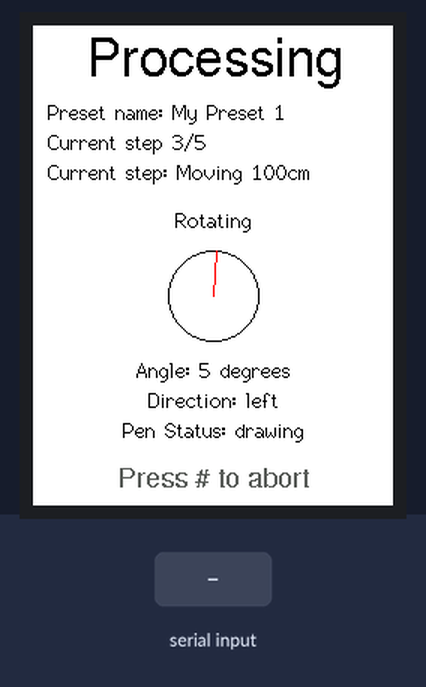
A sketch run on a simulated ESP32. On the bench: 240×320 colour display. The inputs (shaded band) are chosen by the test bench. What the sketch prints to the serial monitor is not drawn.

Above: at 0.5 s.
1.6 s: "30,150\n" received over Serial
At 2.9 s:
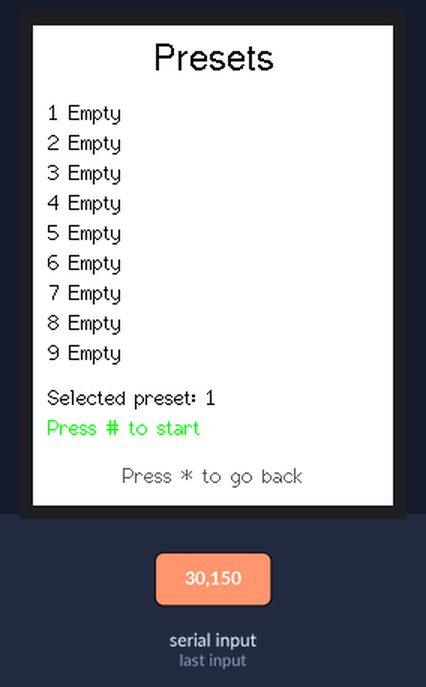
3.4 s: "2\n" received over Serial
At 3.85 s:
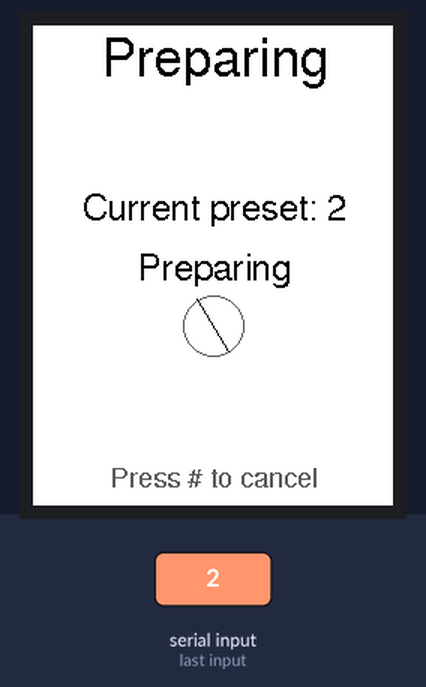
5.8 s: "200\n" received over Serial
At 6.4 s:
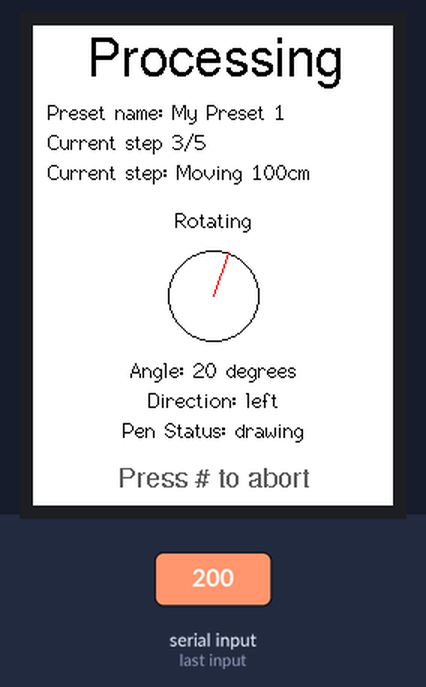
8.8 s: "2\n" received over Serial
At 9.6 s:
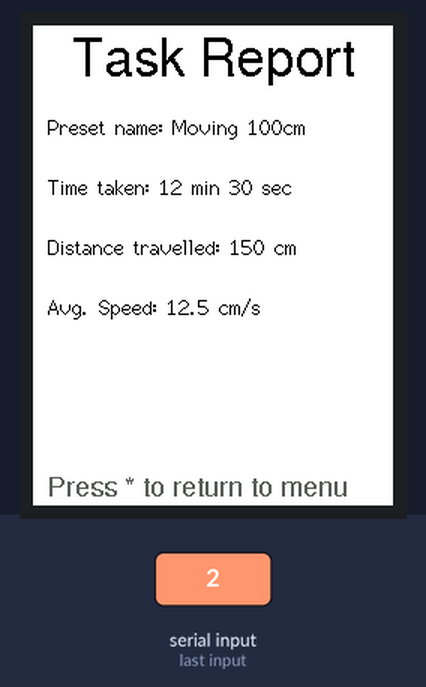
10.4 s: "1\n" received over Serial
At 11.7 s:
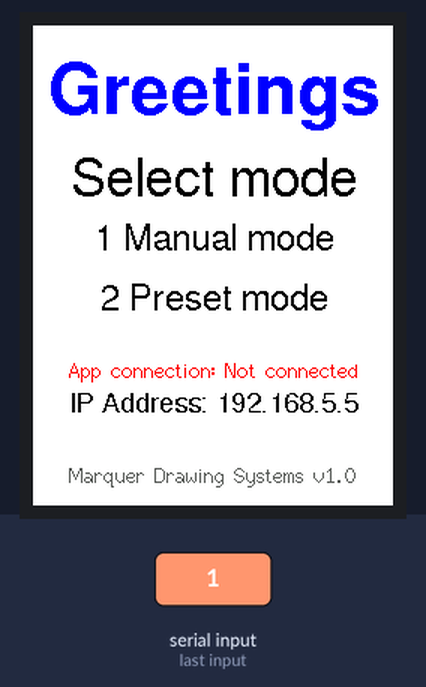
12.0 s: "30,150\n" received over Serial
At 12.9 s:
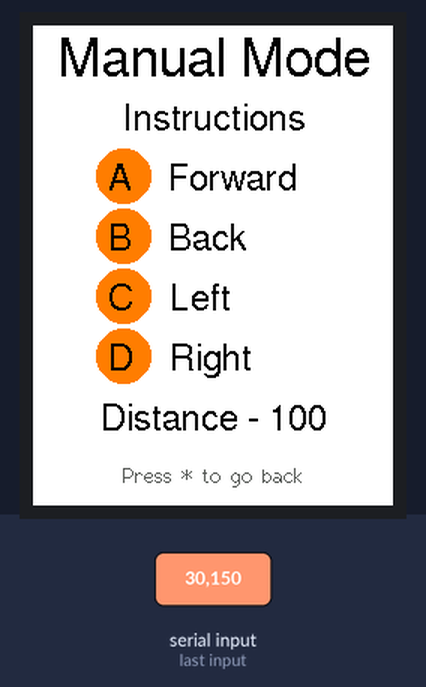
Timing chart, 0 to 14.8 s (numbered marks = the images above; inputs shaded):
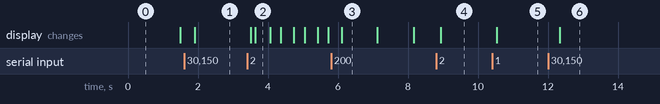

Measured:
- after the input at 1.6 s, the display: changes after 0.31 s (image 1)
- after the input at 3.4 s, the display: first changes after 0.11 s (image 2 shows a later state)
- after the input at 5.8 s, the display: changes after 0.31 s (image 3)
- after the input at 8.8 s, the display: changes after 0.14 s (image 4)
- after the input at 10.4 s, the display: changes after 0.14 s (image 5)
- after the input at 12.0 s, the display: changes after 0.33 s (image 6)

The sketch:

display3GptMod.ino
```cpp
#include <TFT_eSPI.h> // Graphics and font library for ILI9341 driver chip
#include <SPI.h>
//#include <Arduino.h>

#define TFT_GREY 0x5AEB // New colour
#define TFT_ORANGE 0xFBE0 // New colour
#define TFT_WHITE 0xFFFF // New colour
#define TFT_PURPLE 0x209c // New colour

TFT_eSPI tft = TFT_eSPI();  // Invoke library

//variables
int uiPage = 5;
unsigned int old_uiPage = uiPage;


void setup(void) {
  // Start serial communication
  Serial.begin(9600);
  while (!Serial) {
    ; // Wait for serial port to connect
  }
  Serial.println("Enter a number (1, 2, or 3) to execute a function:");

  //Display init
  tft.init();
  tft.setRotation(2);
  tft.fillScreen(TFT_WHITE);
  ui_drawProcessingPage();

}

void loop() {
  uiEngine();

  Serial.println("Pass");

  delay(35);
}

void uiEngine(){
  static unsigned int uiFrequency = 35; //How often should UI update
  static unsigned long lastUpdate = 0; //A static variable inside a function retains its value between function calls
  unsigned long currentMillis = millis(); //Milliseconds spent since the boot of device

  if(old_uiPage != uiPage){
    Serial.println("Page difference!");
  }

  // Update UI Page either when interval (uiFrequency) reached or uiPage changed
  if (currentMillis - lastUpdate >= uiFrequency || old_uiPage != uiPage) {
    lastUpdate = currentMillis; //Change last update
    //Draw UI page
    tft.startWrite();
    switch (uiPage) {
        case 1:
          uiFrequency = 10000;
          ui_drawHomeScreen();
          break;
        case 2:
          uiFrequency = 10000;
          ui_drawManualModePage();
          break;
        case 3:
          uiFrequency = 10000;
          ui_drawPresetsPage();
          break;
        case 4:
          uiFrequency = 100;
          ui_drawPreparingPage();
          break;
        case 5:
          uiFrequency = 1000;
          ui_drawProcessingPage();
          break;
        case 6:
          uiFrequency = 10000;
          ui_drawTaskReportPage();
          break;
        default:
          uiPage = 1;
          uiFrequency = 10000;
          Serial.println("No page changes");
          Serial.println("UI Page = " + String(uiPage));
          break;
    }
    tft.endWrite();  // End the write transaction
  }
  old_uiPage = uiPage;

  //Check input and change UI
  if (Serial.available() > 0) {
    // Read the incoming byte from the Serial Monitor
    char input = Serial.read();

    // Convert char to integer
    int number = input - '0'; // Convert ASCII to integer value

    Serial.println("Invalid input. Enter 1, 2, or 3.");

    // Execute function based on the input number
    switch (uiPage){
      //Homepage
      case 1:
        switch (number) {
          case 1:
            uiPage = 2;
            ui_drawManualModePage();
            break;
          case 2:
            uiPage = 3;
            ui_drawPresetsPage();
            break;
          default:
            Serial.println("Invalid input. Enter 1, 2, or 3.");
            break;
        }
        break;
      //Manual Mode Page
      case 2:
        switch (number) {
          case 1:
            uiPage = 1;
            ui_drawHomeScreen();
            break;
          default:
            Serial.println("Invalid input. Enter 1, 2, or 3.");
            break;
        }
        break;
      //Presets Page
      case 3:
        switch (number) {
          case 1:
            uiPage = 1;
            ui_drawHomeScreen();
            break;
          case 2:
            uiPage = 4;
            ui_drawPreparingPage();
            break;
          default:
            Serial.println("Invalid input. Enter 1, 2, or 3.");
            break;
        }
        break;
      //Preapring page
      case 4:
        switch (number) {
          case 1:
            uiPage = 3;
            ui_drawPresetsPage();
            break;
          case 2:
            uiPage = 5;
            ui_drawProcessingPage();
            break;
          default:
            Serial.println("Invalid input. Enter 1, 2, or 3.");
            break;
        }
        break;
      //Processing page
      case 5:
        switch (number) {
          case 1:
            uiPage = 3;
            ui_drawPresetsPage();
            break;
          case 2:
            uiPage = 6;
            ui_drawTaskReportPage();
            break;
          default:
            Serial.println("Invalid input. Enter 1, 2, or 3.");
            break;
        }
        break;
      //Task report page
      case 6:
        switch (number) {
          case 1:
            uiPage = 1;
            ui_drawHomeScreen();
            break;
          default:
            Serial.println("Invalid input. Enter 1, 2, or 3.");
            break;
        }
        break;
    }
  }
}

void ui_drawHomeScreen() {
  tft.fillScreen(TFT_WHITE); // Fill the screen with white color

  // Draw "Greetings"
  tft.setTextColor(TFT_BLUE, TFT_WHITE);  // Set text color to blue with white background
  tft.setTextDatum(MC_DATUM);  // Set text datum to middle center
  tft.setFreeFont(&FreeSansBold24pt7b);  // Set font to a large bold font
  tft.drawString("Greetings", 120, 40);  // Draw string in the middle of the screen

  // Draw "Select mode"
  tft.setTextColor(TFT_BLACK, TFT_WHITE);  // Set text color to black with white background
  tft.setFreeFont(&FreeSans18pt7b);  // Set font to a larger font
  tft.drawString("Select mode", 120, 100);  // Draw string in the middle of the screen

  // Draw mode options
  tft.setFreeFont(&FreeSans12pt7b);  // Set font to a larger font
  tft.drawString("1 Manual mode", 120, 140);  // Draw string
  tft.drawString("2 Preset mode", 120, 180);  // Draw string

  // Draw App connection status
  tft.setFreeFont(&FreeSans9pt7b);  // Set font to a larger font
  bool connected = false;  // Change this to true if connected
  if (connected) {
    tft.setTextColor(TFT_GREEN, TFT_WHITE);  // Set text color to green with white background
    tft.drawString("App connection: Connected", 120, 230, 2);  // Draw string
  } else {
    tft.setTextColor(TFT_RED, TFT_WHITE);  // Set text color to red with white background
    tft.drawString("App connection: Not connected", 120, 230, 2);  // Draw string
  }

  // Draw IP Address
  tft.setTextColor(TFT_BLACK, TFT_WHITE);  // Set text color to black with white background
  tft.drawString("IP Address: 192.168.5.5", 120, 250);  // Draw string

  // Draw small gray text
  tft.setTextColor(TFT_GREY, TFT_WHITE);  // Set text color to gray with white background
  tft.drawString("Marquer Drawing Systems v1.0", 120, 300, 2);  // Draw string
}

void ui_drawManualModePage() {
  tft.startWrite();  // Begin a write transaction
  // Draw "Manual Mode"
  tft.fillScreen(TFT_WHITE); // Fill the screen with white color

  tft.setTextColor(TFT_BLACK, TFT_WHITE);  // Set text color to black with white background
  tft.setFreeFont(&FreeSans18pt7b);  // Set font to the same as Select mode
  tft.setTextDatum(MC_DATUM);  // Set text datum to middle center
  tft.drawString("Manual Mode", 120, 20);  // Draw string in the middle of the screen

  // Draw instructions
  tft.setFreeFont(&FreeSans12pt7b);
  tft.setTextColor(TFT_BLACK);  // Set text color to black with white background
  tft.drawString("Instructions", 120, 60);  // Draw string
  tft.setTextDatum(ML_DATUM);  // Set text datum to mid left
  tft.fillCircle(60, 100, 18, TFT_ORANGE);  // Draw filled circle for A
  tft.drawString("A    Forward", 50, 100);  // Draw string
  tft.fillCircle(60, 140, 18, TFT_ORANGE);  // Draw filled circle for B
  tft.drawString("B    Back", 50, 140);  // Draw string
  tft.fillCircle(60, 180, 18, TFT_ORANGE);  // Draw filled circle for C
  tft.drawString("C    Left", 50, 180);  // Draw string
  tft.fillCircle(60, 220, 18, TFT_ORANGE);  // Draw filled circle for D
  tft.drawString("D    Right", 50, 220);  // Draw string

  // Draw Distance
  tft.setTextDatum(MC_DATUM);  // Set text datum to middle center
  int distance = 100;  // Example value for distance
  tft.setTextColor(TFT_BLACK);  // Set text color to black with white background
  tft.drawString("Distance - " + String(distance), 120, 260);  // Draw string with distance variable

  // Draw "Press * to go back" (small grey text)
  tft.setTextColor(TFT_GREY);  // Set text color to gray with white background
  tft.drawString("Press * to go back", 120, 300, 2);  // Draw string

  tft.endWrite();  // End the write transaction
}

void ui_drawPresetsPage() {
  tft.fillScreen(TFT_WHITE);  // Fill the screen with white color

  // Draw "Presets"
  tft.setTextColor(TFT_BLACK, TFT_WHITE);  // Set text color to black with white background
  tft.setFreeFont(&FreeSans12pt7b);  // Set font to the same as Select mode
  tft.setTextDatum(MC_DATUM);  // Set text datum to middle center
  tft.drawString("Presets", 120, 20);  // Draw string in the middle of the screen

  // Initialize the array of preset strings
  String presets[9];
  for (int i = 0; i < 9; i++) {
    presets[i] = "Empty";
  }

  // Draw the list of presets
  tft.setTextColor(TFT_BLACK, TFT_WHITE);  // Set text color to black with white background
  tft.setTextFont(2);  // Set font to font 2
  tft.setTextDatum(TL_DATUM);  // Set text datum to top-left corner
  for (int i = 0; i < 9; i++) {
    tft.drawString(String(i + 1) + " " + presets[i], 10, 50 + i * 20);  // Print each preset with numbering
  }

  // Draw selected preset
  int selectedPreset = 1;  // Example value for selected preset
  tft.drawString("Selected preset: " + String(selectedPreset), 10, 240);  // Draw selected preset

  // Draw "Press # to start"
  tft.setTextColor(TFT_GREEN, TFT_WHITE);  // Set text color to grey with white background
  tft.drawString("Press # to start", 10, 260);  // Draw string

  // Draw "Press * to go back" (small grey text)
  tft.setTextDatum(MC_DATUM);  // Set text datum to middle
  tft.setTextColor(TFT_GREY);  // Set text color to gray with white background
  tft.drawString("Press * to go back", 120, 300, 2);  // Draw string
}

void drawLoadingIcon(int x, int y, int radius, int angle) {
  tft.drawCircle(x, y, radius, TFT_GREY);  // Draw outer circle
  int x1 = x + radius * cos(radians(angle));
  int y1 = y + radius * sin(radians(angle));
  int x2 = x + radius * cos(radians(angle + 180));
  int y2 = y + radius * sin(radians(angle + 180));
  tft.drawLine(x1, y1, x2, y2, TFT_BLACK);  // Draw rotating line
}

void ui_drawPreparingPage() {
  static int angle = 0;
  angle += 30;  // Increment angle to create the rotation effect
  if (angle >= 360) angle = 0;  // Reset angle after a full rotation

  tft.fillRect(0, 0, 240, 320, TFT_WHITE);  // Fill the screen with white color

  // Draw "Preparing" header
  tft.setTextColor(TFT_BLACK, TFT_WHITE);  // Set text color to black with white background
  tft.setFreeFont(&FreeSans18pt7b);  // Set font to the same as Presets header
  tft.setTextDatum(MC_DATUM);  // Set text datum to middle center
  tft.drawString("Preparing", 120, 20);  // Draw string in the middle of the screen

  // Draw Current preset and Preparing
  int currentPreset = 2;  // Example value for current preset
  tft.setTextColor(TFT_BLACK, TFT_WHITE);  // Set text color to black with white background
  tft.setFreeFont(&FreeSans12pt7b);  // Set font to a bit large font
  tft.drawString("Current preset: " + String(currentPreset), 120, 120);  // Draw Current preset in the middle
  tft.drawString("Preparing", 120, 160);  // Draw Preparing in the middle

  // Draw animated loading icon
  drawLoadingIcon(120, 200, 20, angle);  // Center of the screen at (120, 200), radius of 20

  // Draw "Press # to cancel"
  tft.setTextColor(TFT_GREY, TFT_WHITE);  // Set text color to grey with white background
  tft.setFreeFont(&FreeSans9pt7b);  // Set font to a smaller font
  tft.drawString("Press # to cancel", 120, 300);  // Draw string in the middle bottom
}

void ui_drawInProgressPage() {
  static int angle = 0;
  static int state = 1;

  tft.fillRect(0, 0, 240, 320, TFT_WHITE);  // Fill the screen with white color

  // Variables
  int currentStep = 3;  // Example current step
  int totalSteps = 5;  // Example total steps
  int speed = 5;  // Speed in cm/s
  int distance = 10;  // Distance in cm
  int progress = 40;  // Progress percentage
  String direction = "left";  // Direction for rotating
  String penStatus = "drawing";  // Pen status

  // Draw "In Progress" header
  tft.setTextColor(TFT_BLACK, TFT_WHITE);  // Set text color to black with white background
  tft.setFreeFont(&FreeSans18pt7b);  // Set font to the same as previous headers
  tft.setTextDatum(MC_DATUM);  // Set text datum to middle center
  tft.drawString("In Progress", 120, 20);  // Draw string in the middle of the screen

  // Draw current step information
  tft.setTextColor(TFT_BLACK, TFT_WHITE);  // Set text color to black with white background
  tft.setFreeFont(&FreeSans12pt7b);  // Set font to a larger font
  tft.setTextDatum(TL_DATUM);  // Set text datum to top-left corner
  tft.drawString("Current step " + String(currentStep) + "/" + String(totalSteps), 10, 60);  // Draw current step info

  if (state == 0) {
    // Draw Moving information
    tft.drawString("Moving", 10, 100);  // Draw Moving label
    tft.setTextDatum(TL_DATUM);  // Reset text datum to top-left corner
    tft.drawString("- Speed: " + String(speed) + " cm/s", 10, 130);  // Draw speed info
    tft.drawString("- Distance: " + String(distance) + " cm", 10, 160);  // Draw distance info
    tft.drawString("- Progress: " + String(progress) + "%", 10, 190);  // Draw progress info
  } else if (state == 1) {
    // Draw Rotating information
    tft.drawString("Rotating", 10, 100);  // Draw Rotating label
    tft.setTextDatum(TL_DATUM);  // Reset text datum to top-left corner
    tft.drawString("- Direction: " + direction, 10, 130);  // Draw direction info
    tft.drawString("- Angle: " + String(angle) + " degrees", 10, 160);  // Draw angle info
  }

  // Draw Pen Status
  tft.drawString("Pen Status: " + penStatus, 10, 230);  // Draw pen status

  // Draw "Press # to abort"
  tft.setTextColor(TFT_GREY, TFT_WHITE);  // Set text color to grey with white background
  tft.setFreeFont(&FreeSans9pt7b);  // Set font to a smaller font
  tft.setTextDatum(TL_DATUM);  // Reset text datum to top-left corner
  tft.drawString("Press # to abort", 10, 300);  // Draw string at the bottom

  if (state == 1) {
    angle += 5;  // Increment angle for rotating animation
    if (angle > 90) angle = 0;  // Reset angle after a full rotation
  }
}

void drawSpeedometer(int x, int y, int radius, int speed) {
  tft.drawCircle(x, y, radius, TFT_BLACK);  // Draw outer circle
  int angle = map(speed, 0, 100, -120, 120);  // Map speed to angle
  int x1 = x + radius * cos(radians(angle));
  int y1 = y + radius * sin(radians(angle));
  tft.drawLine(x, y, x1, y1, TFT_RED);  // Draw needle
}

void drawRotatingAnimation(int x, int y, int angle) {
  tft.fillCircle(x, y, 30, TFT_WHITE);  // Clear previous
  tft.drawCircle(x, y, 30, TFT_BLACK);  // Draw outer circle
  int x1 = x + 30 * cos(radians(angle - 90));
  int y1 = y + 30 * sin(radians(angle - 90));
  tft.drawLine(x, y, x1, y1, TFT_RED);  // Draw rotating line
}

void ui_drawProcessingPage() {
  static int angle = 0;
  static int state = 1;

  tft.fillRect(0, 0, 240, 320, TFT_WHITE);  // Fill the screen with white color

  // Variables
  String presetName = "My Preset 1";  // Example preset name
  int currentStep = 3;  // Example current step
  int totalSteps = 5;  // Example total steps
  String currentStepAction = "Moving 100cm";  // Example current step action
  int speed = 30;  // Speed in cm/s
  int distanceCovered = 20;  // Distance covered in cm
  int distanceTarget = 50;  // Distance target in cm
  String direction = "left";  // Direction for rotating
  String penStatus = "drawing";  // Pen status

  // Draw "Processing" header
  tft.setTextColor(TFT_BLACK, TFT_WHITE);  // Set text color to black with white background
  tft.setFreeFont(&FreeSans18pt7b);  // Set font to the same as previous headers
  tft.setTextDatum(MC_DATUM);  // Set text datum to middle center
  tft.drawString("Processing", 120, 20);  // Draw string in the middle of the screen

  // Draw preset name
  tft.setTextFont(2);  // Set font to font 2
  tft.setTextDatum(TL_DATUM);  // Set text datum to top-left corner
  tft.drawString("Preset name: " + presetName, 10, 50);  // Draw preset name

  // Draw current step information
  tft.drawString("Current step " + String(currentStep) + "/" + String(totalSteps), 10, 70);  // Draw current step info
  tft.drawString("Current step: " + currentStepAction, 10, 90);  // Draw current step action

  tft.setTextDatum(MC_DATUM);  // Set text datum to top-left corner
  if (state == 0) {
    // Draw Straight motion information
    tft.drawString("Straight motion", 120, 130);  // Draw Straight motion label

    // Draw Speedometer
    drawSpeedometer(120, 180, 40, speed);  // Draw speedometer at (60, 170) with radius 40
    tft.drawString("Speed: " + String(speed) + "cm/s", 120, 230);  // Draw speed in text

    // Draw Distance
    tft.drawString("Distance: " + String(distanceCovered) + "/" + String(distanceTarget) + " cm", 120, 250);  // Draw distance
  } else if (state == 1) {
    // Draw Rotating information
    tft.drawString("Rotating", 120, 130);  // Draw Rotating label
    drawRotatingAnimation(120, 180, angle);  // Draw rotating animation at (60, 170)
    tft.drawString("Angle: " + String(angle) + " degrees", 120, 230);  // Draw angle
    tft.drawString("Direction: " + direction, 120, 250);  // Draw direction
  }

  // Draw Pen Status
  tft.drawString("Pen Status: " + penStatus, 120, 270);  // Draw pen status

  // Draw "Press # to abort"
  tft.setTextColor(TFT_GREY, TFT_WHITE);  // Set text color to grey with white background
  tft.setFreeFont(&FreeSans9pt7b);  // Set font to a smaller font
  tft.drawString("Press # to abort", 120, 300);  // Draw string at the bottom

  if (state == 1) {
    angle += 5;  // Increment angle for rotating animation
    if (angle > 90) angle = 0;  // Reset angle after a full rotation
  }
}

void ui_drawTaskReportPage() {
  tft.fillRect(0, 0, 240, 320, TFT_WHITE);  // Fill the screen with white color

  // Variables
  String presetName = "Moving 100cm";  // Example preset name
  String timeTaken = "12 min 30 sec";  // Example time taken
  String distanceTravelled = "150 cm";  // Example distance travelled
  String avgSpeed = "12.5 cm/s";  // Example average speed

  // Draw "Task Report" header
  tft.setTextColor(TFT_BLACK, TFT_WHITE);  // Set text color to black with white background
  tft.setFreeFont(&FreeSans18pt7b);  // Set font to the same as previous headers
  tft.setTextDatum(MC_DATUM);  // Set text datum to middle center
  tft.drawString("Task Report", 120, 20);  // Draw string in the middle of the screen

  // Draw preset name
  tft.setTextFont(2);  // Set font to font 2
  tft.setTextDatum(TL_DATUM);  // Set text datum to top-left corner
  tft.drawString("Preset name: " + presetName, 10, 60);  // Draw preset name

  // Draw time taken
  tft.drawString("Time taken: " + timeTaken, 10, 100);  // Draw time taken

  // Draw distance travelled
  tft.drawString("Distance travelled: " + distanceTravelled, 10, 140);  // Draw distance travelled

  // Draw average speed
  tft.drawString("Avg. Speed: " + avgSpeed, 10, 180);  // Draw average speed

  // Draw "Press * to return to menu"
  tft.setTextColor(TFT_GREY, TFT_WHITE);  // Set text color to grey with white background
  tft.setFreeFont(&FreeSans9pt7b);  // Set font to a smaller font
  tft.setTextDatum(TL_DATUM);  // Set text datum to top-left corner
  tft.drawString("Press * to return to menu", 10, 300);  // Draw string at the bottom
}
```
